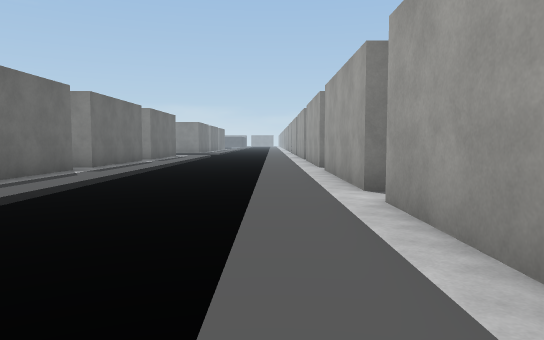
view 1 (above)

24 first-person views from a walk through a Unity game level. The camera is 1.3 m above the floor, tilts 4° down and sees 70° across. The floor is counted in squares, 2 m on a side. Each view is taken from the middle of a square. On the plan, view 1 faces up. The plan holds only what a view shows up to about 11 squares ahead; the rest is blank. The place goes on beyond the plan. Some surface patterns are stand-ins.

view 2
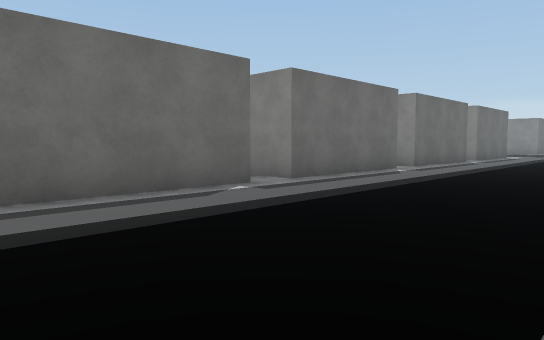

view 3
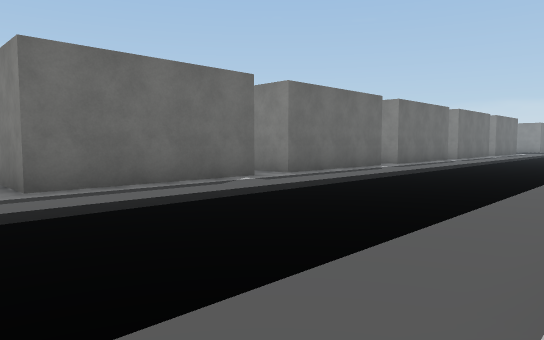

view 4
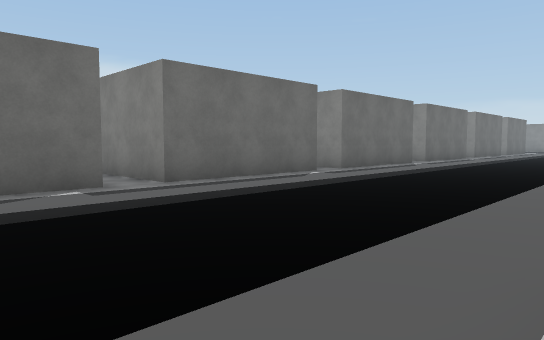

view 5
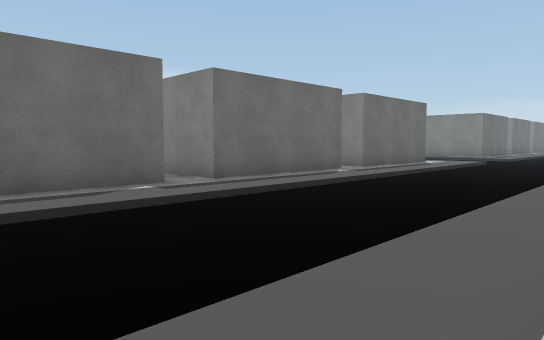

view 6
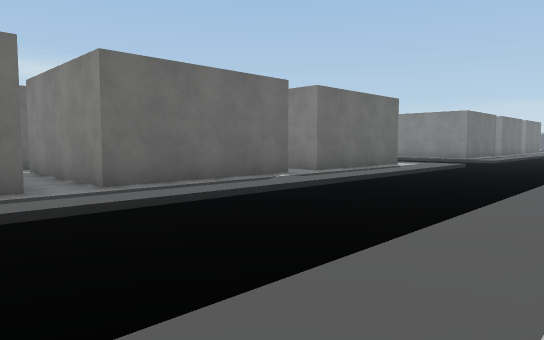

view 7
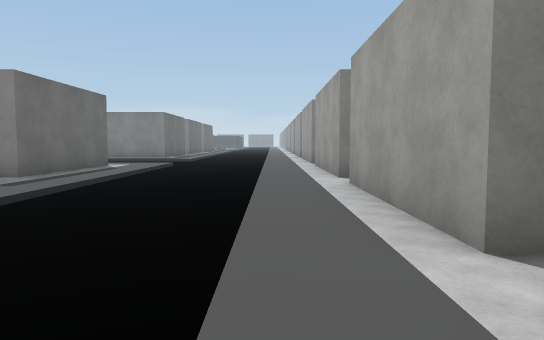

view 8
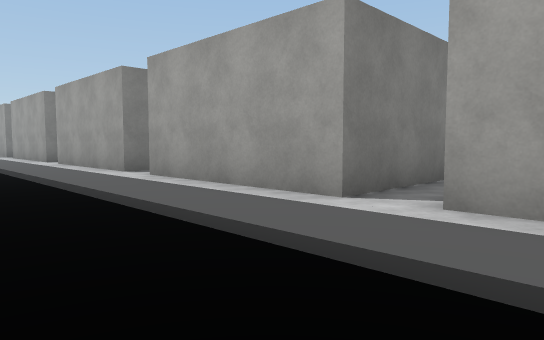

view 9
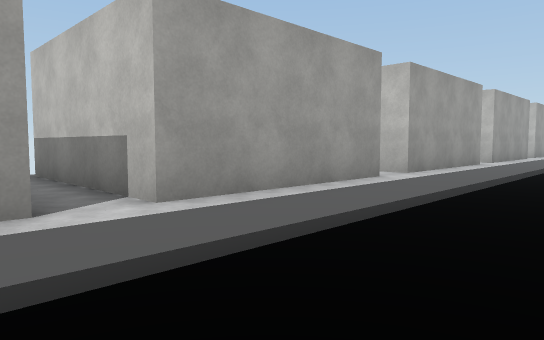

view 10
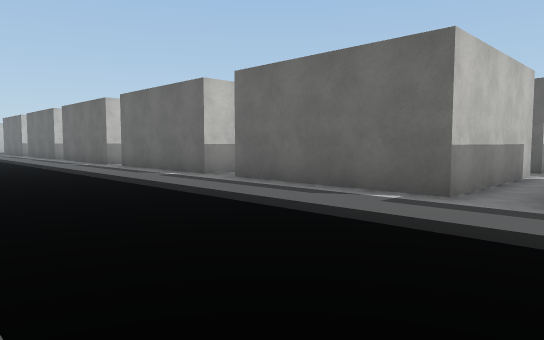

view 11
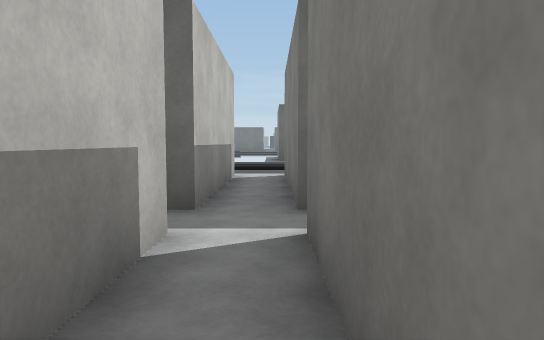

view 12
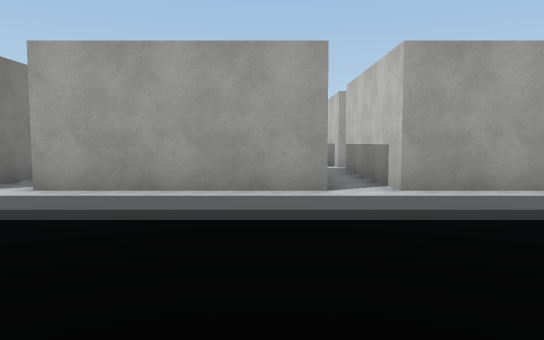

view 13
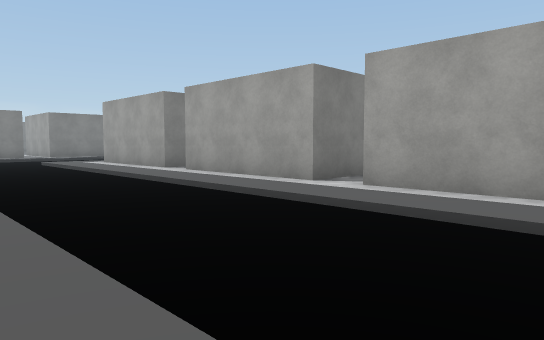

view 14
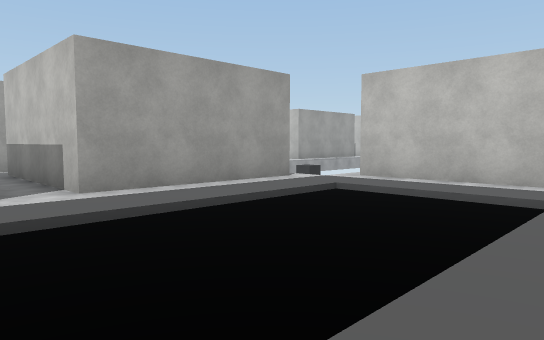

view 15
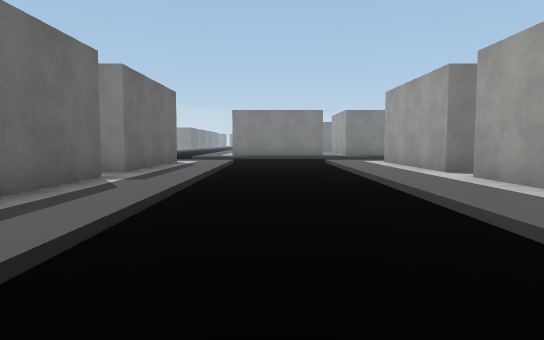

view 16
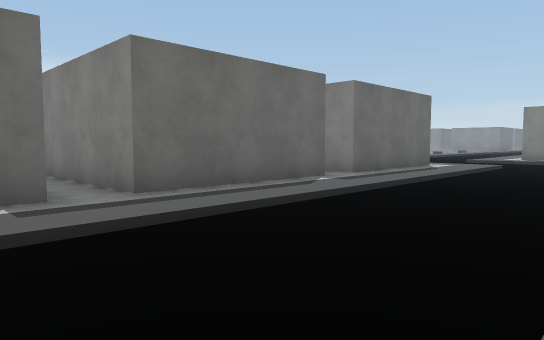

view 17
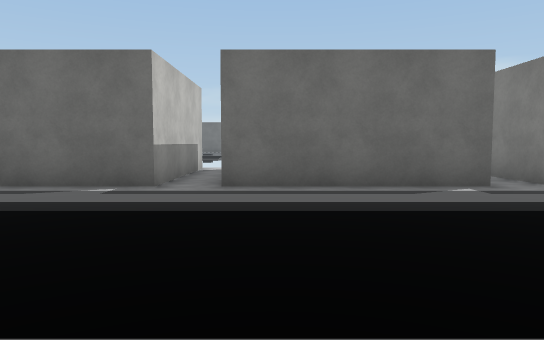

view 18
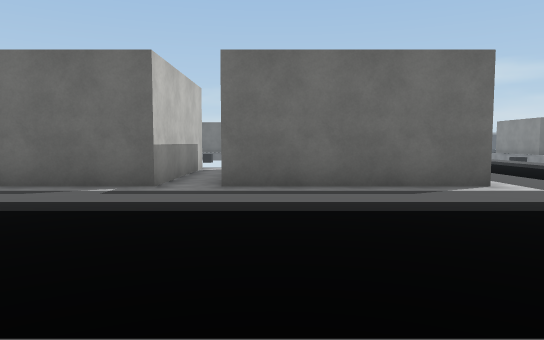

view 19
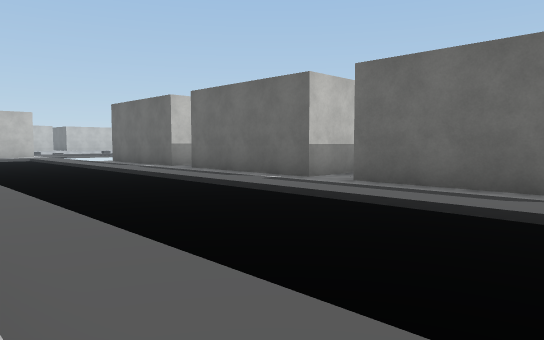

view 20
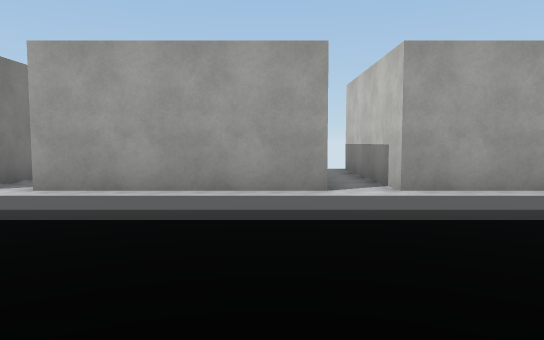

view 21
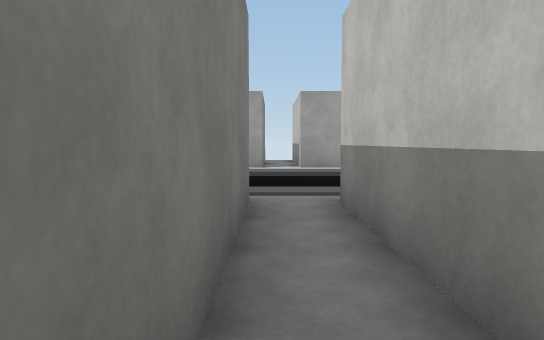

view 22
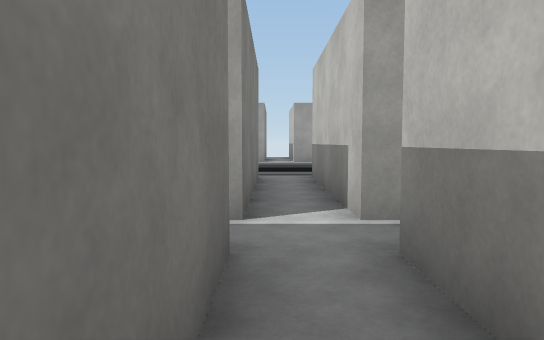

view 23
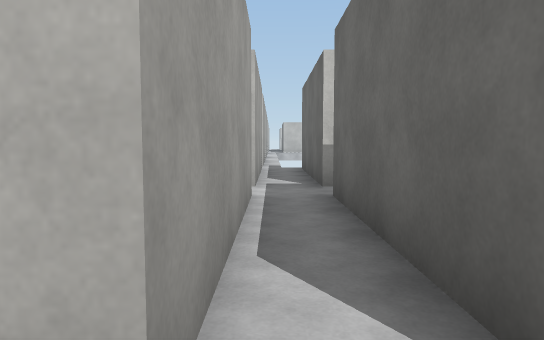

view 24
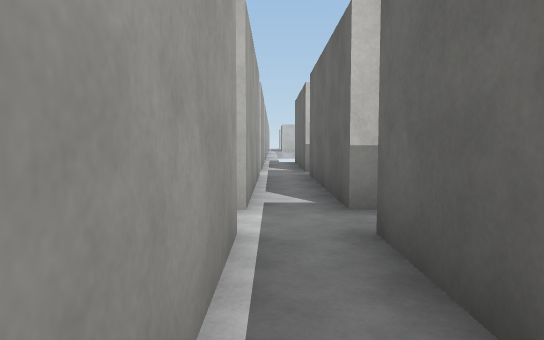

### Floor plan
Key: @ floor where view 1 was taken; # wall or solid block; . main floor; - floor 0.25 m lower than the main floor.
Columns run from 24 left of view 1 to 5 right of it. Each row starts with its distance up from view 1.
 19     #.---..#       #.---..#
 18     #.---..#       #.---..#
 17     #.---..#       #.---..#
 16   ###.---..#### ####.---..#
 15 ......---.. .........---......
 14 .####.---..####.####.---..####
 13     #.---..#  #.#  #.---..#
 12     #.---..#  #.#  #.---..#
 11  ####.---..####.####.---..###
 10 ......---.... .......---....
  9 .####.---..#  #.#  #.---..#
  8     #.---..#  #.#  #.---..#
  7     #.---..#  #.#  #.---..#
  6      .  -..####.####.---..#
  5      .-  ............---.....
  4      .-  ..####.####.---..####
  3      .-  ..#  #.#  #.---..#
  2       -  ..#  #.#  #.---..#
  1       ---..#  #.####.---..#
  0       .....   ..   ..---@.
 -1       ####     .####.---..#
 -2                    #.---..#
 -3                    #.---..#
 -4                  ###.-- ..#
 -5                  ....-- ..
 -6                    #.-- ..#
 -7                    #.-- ..
 -8                          .

Where each view was taken, in squares from view 1:
view 1: 0 up, 0 right, facing up
view 2: 0 up, 0 right, facing up-left
view 3: 6 down, 1 right, facing up-left
view 4: 8 down, 1 right, facing up-left
view 5: 6 up, 1 right, facing up-left
view 6: 8 up, 1 right, facing up-left
view 7: 8 up, 0 right, facing up
view 8: 8 up, 2 left, facing up-right
view 9: 6 up, 2 left, facing down-right
view 10: 6 up, 0 right, facing down-left
view 11: 5 up, 6 left, facing left
view 12: 6 up, 19 left, facing right
view 13: 6 up, 19 left, facing up-right
view 14: 6 up, 19 left, facing down-right
view 15: 8 up, 17 left, facing up
view 16: 8 up, 15 left, facing up-left
view 17: 11 up, 14 left, facing left
view 18: 16 up, 14 left, facing left
view 19: 19 up, 14 left, facing down-left
view 20: 16 up, 4 left, facing right
view 21: 15 up, 9 left, facing right
view 22: 15 up, 12 left, facing right
view 23: 10 up, 9 left, facing down
view 24: 13 up, 9 left, facing down
